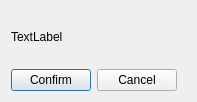
<?xml version="1.0" encoding="UTF-8"?>
<ui version="4.0">
 <class>Dialog</class>
 <widget class="QDialog" name="Dialog">
  <property name="geometry">
   <rect>
    <x>0</x>
    <y>0</y>
    <width>197</width>
    <height>102</height>
   </rect>
  </property>
  <property name="windowTitle">
   <string>Dialog</string>
  </property>
  <layout class="QGridLayout" name="gridLayout">
   <item row="0" column="0">
    <layout class="QVBoxLayout" name="verticalLayout">
     <item>
      <widget class="QLabel" name="labelPopup">
       <property name="text">
        <string>TextLabel</string>
       </property>
      </widget>
     </item>
     <item>
      <layout class="QHBoxLayout" name="horizontalLayout">
       <item>
        <widget class="QPushButton" name="confirmButton">
         <property name="text">
          <string>Confirm</string>
         </property>
        </widget>
       </item>
       <item>
        <widget class="QPushButton" name="cancelButton">
         <property name="text">
          <string>Cancel</string>
         </property>
        </widget>
       </item>
       <item>
        <spacer name="horizontalSpacer">
         <property name="orientation">
          <enum>Qt::Horizontal</enum>
         </property>
         <property name="sizeHint" stdset="0">
          <size>
           <width>40</width>
           <height>20</height>
          </size>
         </property>
        </spacer>
       </item>
      </layout>
     </item>
    </layout>
   </item>
  </layout>
 </widget>
 <resources/>
 <connections/>
</ui>
